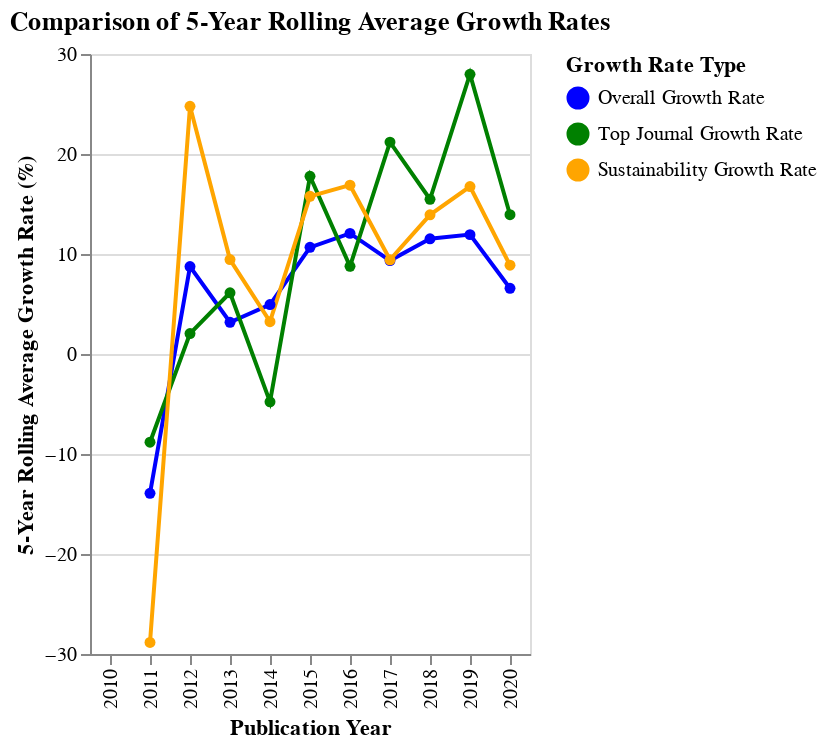

This figure's notebook cell:
### Markdown cell above
**Reasoning**:
Now that the different growth rates have been combined into a single DataFrame, the next logical step is to visualize these trends using an interactive multi-line Altair plot. This will allow for a comparative analysis of the overall, top journal, and sustainability article growth rates over time.

### Code cell
combined_growth_rates_melted = combined_growth_rates.melt(id_vars=['publication_year'], var_name='Growth_Type', value_name='Growth_Rate')

# Remove underscores from Growth_Type names for cleaner legend labels
combined_growth_rates_melted['Growth_Type'] = combined_growth_rates_melted['Growth_Type'].str.replace('_', ' ')

# Define a custom color scheme
color_scale = alt.Scale(domain=[
    'Overall Growth Rate',
    'Top Journal Growth Rate',
    'Sustainability Growth Rate'
], range=['blue', 'green', 'orange'])

chart_combined_growth = alt.Chart(combined_growth_rates_melted).mark_line(point=True).encode(
    x=alt.X('publication_year:O', title='Publication Year'),
    y=alt.Y('Growth_Rate', title='5-Year Rolling Average Growth Rate (%)'),
    color=alt.Color('Growth_Type', title='Growth Rate Type', scale=color_scale),
    tooltip=['publication_year', 'Growth_Type', 'Growth_Rate']
).properties(
    title='Comparison of 5-Year Rolling Average Growth Rates'
).interactive()

chart_combined_growth

### Figure 1 — Vega-Lite specification as saved in the notebook (floating-point values rounded to 4 significant figures)
{"config": {"view": {"continuousWidth": 300, "continuousHeight": 300}}, "data": {"name": "data-c1f76c2ab79ecec52d58109fbe7c72d1"}, "mark": {"type": "line", "point": true}, "encoding": {"color": {"field": "Growth_Type", "scale": {"domain": ["Overall Growth Rate", "Top Journal Growth Rate", "Sustainability Growth Rate"], "range": ["blue", "green", "orange"]}, "title": "Growth Rate Type", "type": "nominal"}, "tooltip": [{"field": "publication_year", "type": "quantitative"}, {"field": "Growth_Type", "type": "nominal"}, {"field": "Growth_Rate", "type": "quantitative"}], "x": {"field": "publication_year", "title": "Publication Year", "type": "ordinal"}, "y": {"field": "Growth_Rate", "title": "5-Year Rolling Average Growth Rate (%)", "type": "quantitative"}}, "params": [{"name": "param_27", "select": {"type": "interval", "encodings": ["x", "y"]}, "bind": "scales"}], "title": "Comparison of 5-Year Rolling Average Growth Rates", "$schema": "https://vega.github.io/schema/vega-lite/v5.20.1.json", "datasets": {"data-c1f76c2ab79ecec52d58109fbe7c72d1": [{"publication_year": 2010, "Growth_Type": "Overall Growth Rate", "Growth_Rate": null}, {"publication_year": 2011, "Growth_Type": "Overall Growth Rate", "Growth_Rate": -13.93}, {"publication_year": 2012, "Growth_Type": "Overall Growth Rate", "Growth_Rate": 8.747}, {"publication_year": 2013, "Growth_Type": "Overall Growth Rate", "Growth_Rate": 3.174}, {"publication_year": 2014, "Growth_Type": "Overall Growth Rate", "Growth_Rate": 4.94}, {"publication_year": 2015, "Growth_Type": "Overall Growth Rate", "Growth_Rate": 10.67}, {"publication_year": 2016, "Growth_Type": "Overall Growth Rate", "Growth_Rate": 12.06}, {"publication_year": 2017, "Growth_Type": "Overall Growth Rate", "Growth_Rate": 9.34}, {"publication_year": 2018, "Growth_Type": "Overall Growth Rate", "Growth_Rate": 11.52}, {"publication_year": 2019, "Growth_Type": "Overall Growth Rate", "Growth_Rate": 11.94}, {"publication_year": 2020, "Growth_Type": "Overall Growth Rate", "Growth_Rate": 6.573}, {"publication_year": 2010, "Growth_Type": "Top Journal Growth Rate", "Growth_Rate": null}, {"publication_year": 2011, "Growth_Type": "Top Journal Growth Rate", "Growth_Rate": -8.824}, {"publication_year": 2012, "Growth_Type": "Top Journal Growth Rate", "Growth_Rate": 2.04}, {"publication_year": 2013, "Growth_Type": "Top Journal Growth Rate", "Growth_Rate": 6.122}, {"publication_year": 2014, "Growth_Type": "Top Journal Growth Rate", "Growth_Rate": -4.784}, {"publication_year": 2015, "Growth_Type": "Top Journal Growth Rate", "Growth_Rate": 17.77}, {"publication_year": 2016, "Growth_Type": "Top Journal Growth Rate", "Growth_Rate": 8.769}, {"publication_year": 2017, "Growth_Type": "Top Journal Growth Rate", "Growth_Rate": 21.19}, {"publication_year": 2018, "Growth_Type": "Top Journal Growth Rate", "Growth_Rate": 15.47}, {"publication_year": 2019, "Growth_Type": "Top Journal Growth Rate", "Growth_Rate": 27.97}, {"publication_year": 2020, "Growth_Type": "Top Journal Growth Rate", "Growth_Rate": 13.93}, {"publication_year": 2010, "Growth_Type": "Sustainability Growth Rate", "Growth_Rate": null}, {"publication_year": 2011, "Growth_Type": "Sustainability Growth Rate", "Growth_Rate": -28.85}, {"publication_year": 2012, "Growth_Type": "Sustainability Growth Rate", "Growth_Rate": 24.77}, {"publication_year": 2013, "Growth_Type": "Sustainability Growth Rate", "Growth_Rate": 9.44}, {"publication_year": 2014, "Growth_Type": "Sustainability Growth Rate", "Growth_Rate": 3.234}, {"publication_year": 2015, "Growth_Type": "Sustainability Growth Rate", "Growth_Rate": 15.77}, {"publication_year": 2016, "Growth_Type": "Sustainability Growth Rate", "Growth_Rate": 16.88}, {"publication_year": 2017, "Growth_Type": "Sustainability Growth Rate", "Growth_Rate": 9.419}, {"publication_year": 2018, "Growth_Type": "Sustainability Growth Rate", "Growth_Rate": 13.91}, {"publication_year": 2019, "Growth_Type": "Sustainability Growth Rate", "Growth_Rate": 16.74}, {"publication_year": 2020, "Growth_Type": "Sustainability Growth Rate", "Growth_Rate": 8.876}]}}
